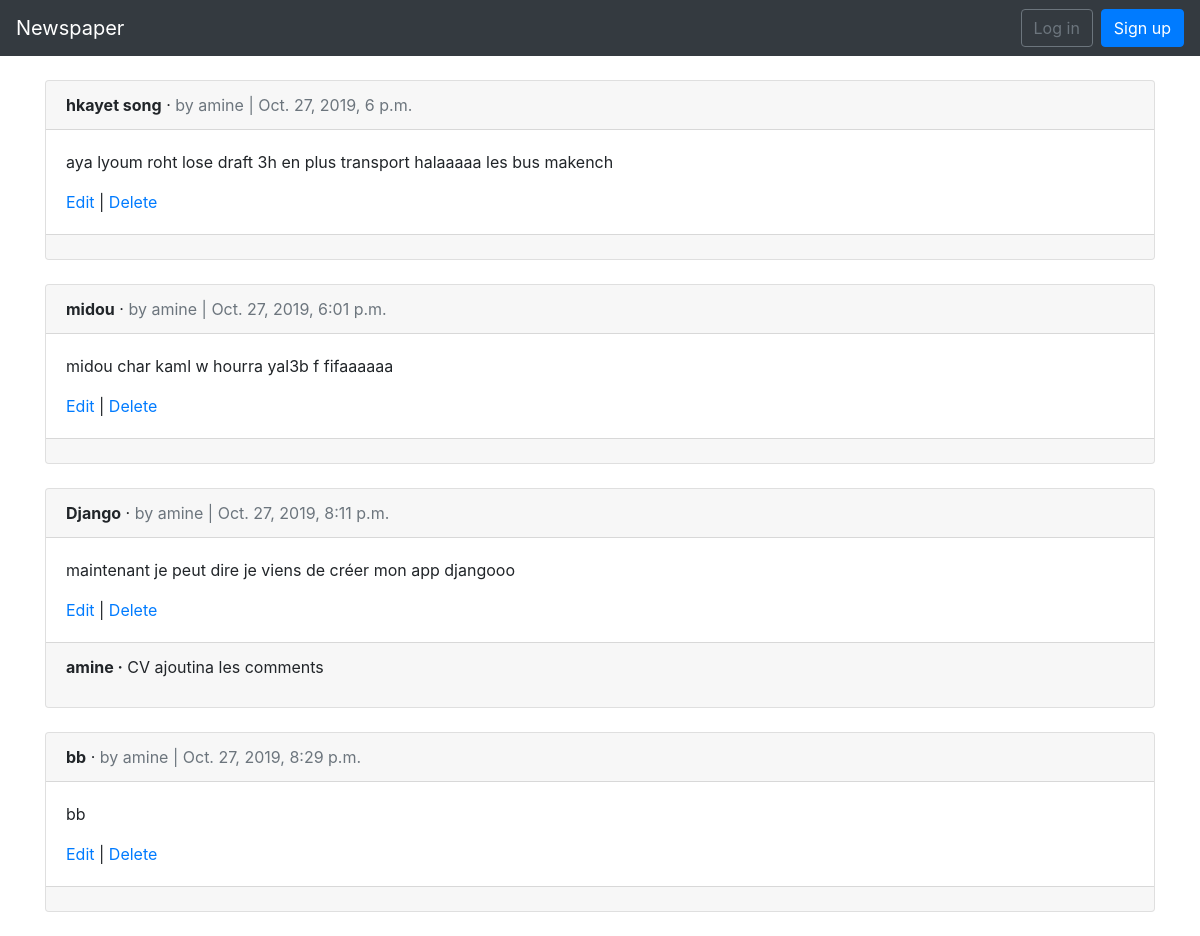
The app's page /articles/ with its own data.
### articles/models.py (models this page shows, shortened)
class Article(models.Model):
    title = models.CharField(max_length=255)
    body = models.TextField()
    date = models.DateTimeField(auto_now_add=True)
    author = models.ForeignKey(
        settings.AUTH_USER_MODEL,
        on_delete=models.CASCADE,
    )

class Comment(models.Model):
    article = models.ForeignKey(Article, on_delete=models.CASCADE)
    comment = models.CharField(max_length=255)
    author = models.ForeignKey(
    settings.AUTH_USER_MODEL,
    on_delete=models.CASCADE,)
    article=models.ForeignKey(
            Article,
            on_delete=models.CASCADE,
            related_name='comments'  # new
)
    def __str__(self):
     return self.comment

### users/models.py (models this page shows)
class CustomUser(AbstractUser):
    age = models.PositiveIntegerField(default=0)

### articles/views.py (the view)
# urls.py: path('', views.ArticleListView.as_view(), name='article_list'),
class ArticleListView(ListView):
   model = models.Article
   template_name = 'article_liste.html'
   login_url = 'login'

### templates/article_liste.html (shortened to what this page needs)
<!DOCTYPE html>
<html lang="en">
<head>
</head>
<body>
{% extends 'base.html' %}
{% block content %}
{% for article in object_list %}
<div class="card">
    <div class="card-header">
        <span class="font-weight-bold">{{ article.title }}</span> &middot;
        <span class="text-muted">by {{ article.author }} | {{ article.date }}</span>
    </div>
    <div class="card-body">
        <p>{{ article.body }}</p>
        <a href="{% url 'article_edit' article.pk %}">Edit</a> |
        <a href="{% url 'article_delete' article.pk %}">Delete</a>
    </div>
    <div class="card-footer">
        {% for comment in article.comments.all %}
        <p>
            <span class="font-weight-bold">{{ comment.author }} &middot;</span>
            {{ comment }}
        </p>
        {% endfor %}
    </div>
</div>
<br/>
{% endfor %}
{% endblock content %}

### templates/base.html (shortened to what this page needs)
<!DOCTYPE html>
<html lang="en">
<head>
    <head>
        <link rel="stylesheet" href="https://maxcdn.bootstrapcdn.com/bootstrap/4.0.0\/css/bootstrap.min.css"
>
    </head>
<body>
<nav class="navbar navbar-expand-md navbar-dark bg-dark mb-4">
    <a class="navbar-brand" href="{% url 'home' %}">Newspaper</a>
    <div class="collapse navbar-collapse" id="navbarCollapse">
        {% if user.is_authenticated %}
        <ul class="navbar-nav ml-auto">
            <li class="nav-item">
                <a class="nav-link dropdown-toggle" href="#" id="userMenu" data-toggle="dropdown" aria-haspopup="true"
                   aria-expanded="false">
                    {{ user.username }}
                </a>
                <div class="dropdown-menu dropdown-menu-right" aria-labelledby="userMenu">
                    <a class="dropdown-item" href="{% url 'password_change' %}">Change password</a>
                    <div class="dropdown-divider"></div>
                    <a class="dropdown-item" href="{% url 'logout' %}">Log out</a>
                </div>
            </li>
        </ul>
        {% else %}
        <form class="form-inline ml-auto">
            <a href="{% url 'login' %}" class="btn btn-outline-secondary">Log in</a>
            <a href="{% url 'signup' %}" class="btn btn-primary ml-2">Sign up</a>
        </form>
        {% endif %}
    </div>
</nav>
<div class="container">
    {% block content %}
    {% endblock %}
</div>
</body>
</html>

### records on screen
Article: title "hkayet song", author "amine", date "Oct. 27, 2019, 6 p.m.", body "aya lyoum roht lose draft 3h en plus transport halaaaaa les bus makench"
Article: title "midou", author "amine", date "Oct. 27, 2019, 6:01 p.m.", body "midou char kaml w hourra yal3b f fifaaaaaa"
Article: title "Django", author "amine", date "Oct. 27, 2019, 8:11 p.m.", body "maintenant je peut dire je viens de créer mon app djangooo"
Comment: author "amine", comment "CV ajoutina les comments"
Article: title "bb", author "amine", date "Oct. 27, 2019, 8:29 p.m.", body "bb"
